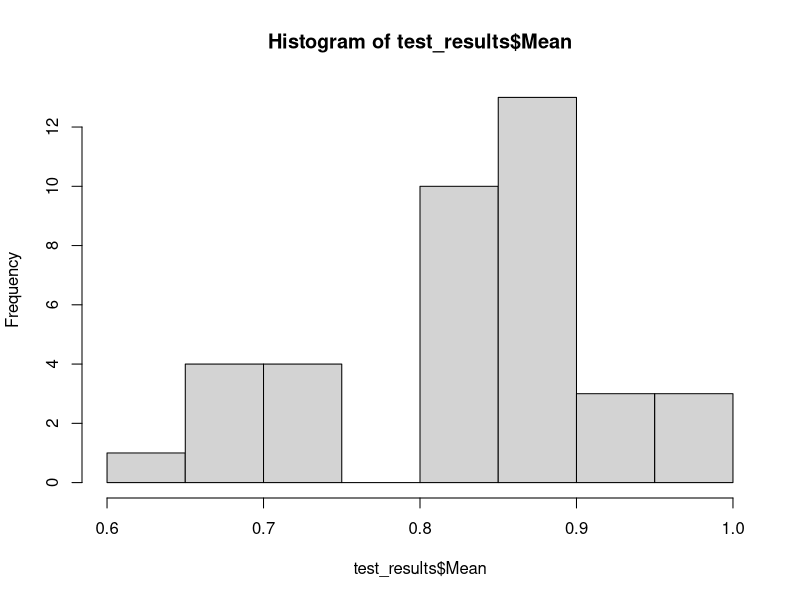
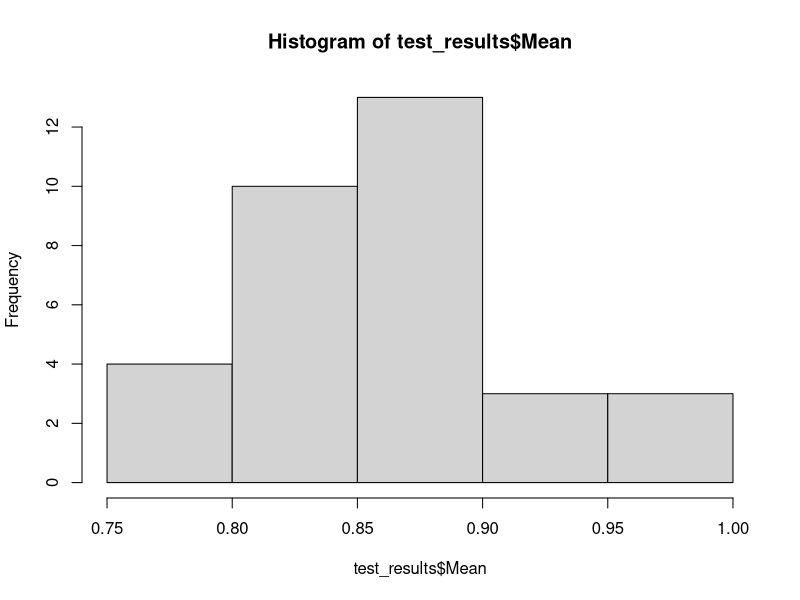

Reproduce these figures in R, in order. (Note: this script raises an error after producing the figures.)
#' ---
#' output: 
#'    pdf_document:
#'        keep_tex: yes
#' ---

#We create readable column names
y <- paste("V", 1:12, sep="")
y

data1 <- read.csv("results.csv", sep=",", header=FALSE, fill=TRUE, col.names=y, colClasses="character", blank.lines.skip=TRUE, comment.char="#", strip.white=TRUE)

str(data1)
head(data1)

data2 <- data1

data1.fin <- data.frame(Subj=data1$V1, Controller=data1$V3, ItemNo=data1$V4, Scenario=data1$V6, Text=data1$V8, Answer=data1$V9, NullOrCorrect=data1$V10, AnswerTimes=data1$V11)
str(data1.fin)
head(data1.fin,n=10)

# we replace the "%2C" sequence (the comma) with "c" (not an actual comma because we are storing data in csv format) so that we get correct character counts for all words

summary(data1.fin$Answer)
length(data1.fin$Answer)
levels(data1.fin$Answer)

data1.fin <- data1.fin[-which(data1.fin$Scenario=="practice"),]

write.csv(data1.fin, "results_with_fillers.csv", row.names=FALSE, fileEncoding="utf-8")

###################################
###################################

data1 <- data1.fin

data1$Subj <- as.factor(data1$Subj)

levels(data1$Subj) <- paste("subj", 1:length(levels(data1$Subj)), sep="")

str(data1)

data1$Subj <- as.character(data1$Subj)

data1$Subj[which(data1$Subj=="subj1")] <- "subj01"
data1$Subj[which(data1$Subj=="subj2")] <- "subj02"
data1$Subj[which(data1$Subj=="subj3")] <- "subj03"
data1$Subj[which(data1$Subj=="subj4")] <- "subj04"
data1$Subj[which(data1$Subj=="subj5")] <- "subj05"
data1$Subj[which(data1$Subj=="subj6")] <- "subj06"
data1$Subj[which(data1$Subj=="subj7")] <- "subj07"
data1$Subj[which(data1$Subj=="subj8")] <- "subj08"
data1$Subj[which(data1$Subj=="subj9")] <- "subj09"

data1$Subj <- as.factor(data1$Subj)

library(plyr)
ddply(data1, .(Subj), summarise, len = length(ItemNo))

#data1 <- data1[-which(data1$V2=="subj29"),]

str(data1)

test <- data1[which(grepl("^filler", data1$Scenario)),]

test2 <- test[which(grepl("NULL", test$Text)),]

str(test2)

test <- test2

str(test)

str(test$Scenario)
test$Answer <- as.factor(test$Answer)
str(test$Answer)

test$Scenario <- as.character(test$Scenario)
test$Answer <- as.character(test$Answer)

test$MeasuredAnswer <- 0
test$MeasuredAnswer <- as.numeric(test$MeasuredAnswer)

test$Subj[which(grepl("left", test$Scenario))]

test$MeasuredAnswer[which(grepl("left", test$Scenario) & grepl("levý", test$Answer))] <- 1
test$MeasuredAnswer[which(grepl("right", test$Scenario) & grepl("pravý", test$Answer))] <- 1
test$MeasuredAnswer[which(grepl("bad", test$Scenario) & grepl("jeden", test$Answer))] <- 1

library(dplyr)

test_results <- test %>%
  group_by(Subj) %>%
  dplyr::summarize(Mean = mean(MeasuredAnswer, na.rm=TRUE))

test_results

hist(test_results$Mean)

mean(test_results$Mean)

min(test_results$Mean)

test_results[which(test_results$Mean < 0.75),]

# four subjects: 15, 16, 28, 34, 35

data1 <- data1[-which(data1$Subj %in% c("subj15","subj16","subj28","subj34","subj35")),]

str(data1)

test <- data1[which(grepl("^filler", data1$Scenario)),]

test2 <- test[which(grepl("NULL", test$Text)),]

str(test2)

test <- test2

str(test)

test$MeasuredAnswer <- 0
test$MeasuredAnswer <- as.numeric(test$MeasuredAnswer)

test$Subj[which(grepl("left", test$Scenario))]

test$MeasuredAnswer[which(grepl("left", test$Scenario) & grepl("levý", test$Answer))] <- 1
test$MeasuredAnswer[which(grepl("right", test$Scenario) & grepl("pravý", test$Answer))] <- 1
test$MeasuredAnswer[which(grepl("bad", test$Scenario) & grepl("jeden", test$Answer))] <- 1

library(plyr)

test_results <- test %>%
  group_by(Subj) %>%
  dplyr::summarize(Mean = mean(MeasuredAnswer, na.rm=TRUE))

test_results

hist(test_results$Mean)

mean(test_results$Mean)

min(test_results$Mean)

data1 <- data1[-which(grepl("^filler", data1$Scenario)),]

str(data1)

data1.fin <- data.frame(Subj=data1$Subj, ItemNo=as.numeric(as.character(data1$ItemNo)), Scenario=as.character(data1$Scenario), Answer=data1$Answer, AnswerTimes=data1$AnswerTimes)
str(data1.fin)

head(data1.fin)
levels(data1.fin$Subj)

#data1.fin <- data1.fin[-which(data1.fin$Scenario=="practice"),]
data1.fin <- data1.fin[-which(data1.fin$Scenario=="intro"),]

data1.fin <- data1.fin[which(!is.na(data1.fin$AnswerTimes)),]


# ? maybe not
data1.fin <- data1.fin[which(data1.fin$Answer == "levý" | data1.fin$Answer == "pravý"| data1.fin$Answer == "ani jeden"),]

write.csv(data1.fin, "results_with_fillers2.csv", row.names=FALSE)

###################################
###################################

dataf <- read.csv("results_with_fillers2.csv")

str(dataf)

levels(as.factor(dataf$ItemNo))
length(table(subset(dataf, Subj=="subj01")$ItemNo))


# Generate the fixed effects

dataf$Scenario <- as.character(dataf$Scenario)

strsplit(dataf$Scenario[1], "-")[[1]]

library(plyr)

dataf <- ddply(dataf, .(Scenario), transform, Item = strsplit(Scenario[1], "-")[[1]][2])

dataf <- ddply(dataf, .(Scenario), transform, Condition = strsplit(Scenario[1], "-")[[1]][3])

str(dataf)

ddply(dataf, .(Scenario), summarise, Len = length(Answer))
52

ddply(dataf, .(Condition), summarise, Len = length(Answer))
416

ddply(dataf, .(Condition), summarise, Means = mean(Answer, na.rm=TRUE))

ddply(dataf, .(Condition), summarise, Medians = median(Answer, na.rm=TRUE))

tail(dataf)

dataf[1200:1210,]

write.csv(dataf, "results_final.csv", row.names=FALSE)


